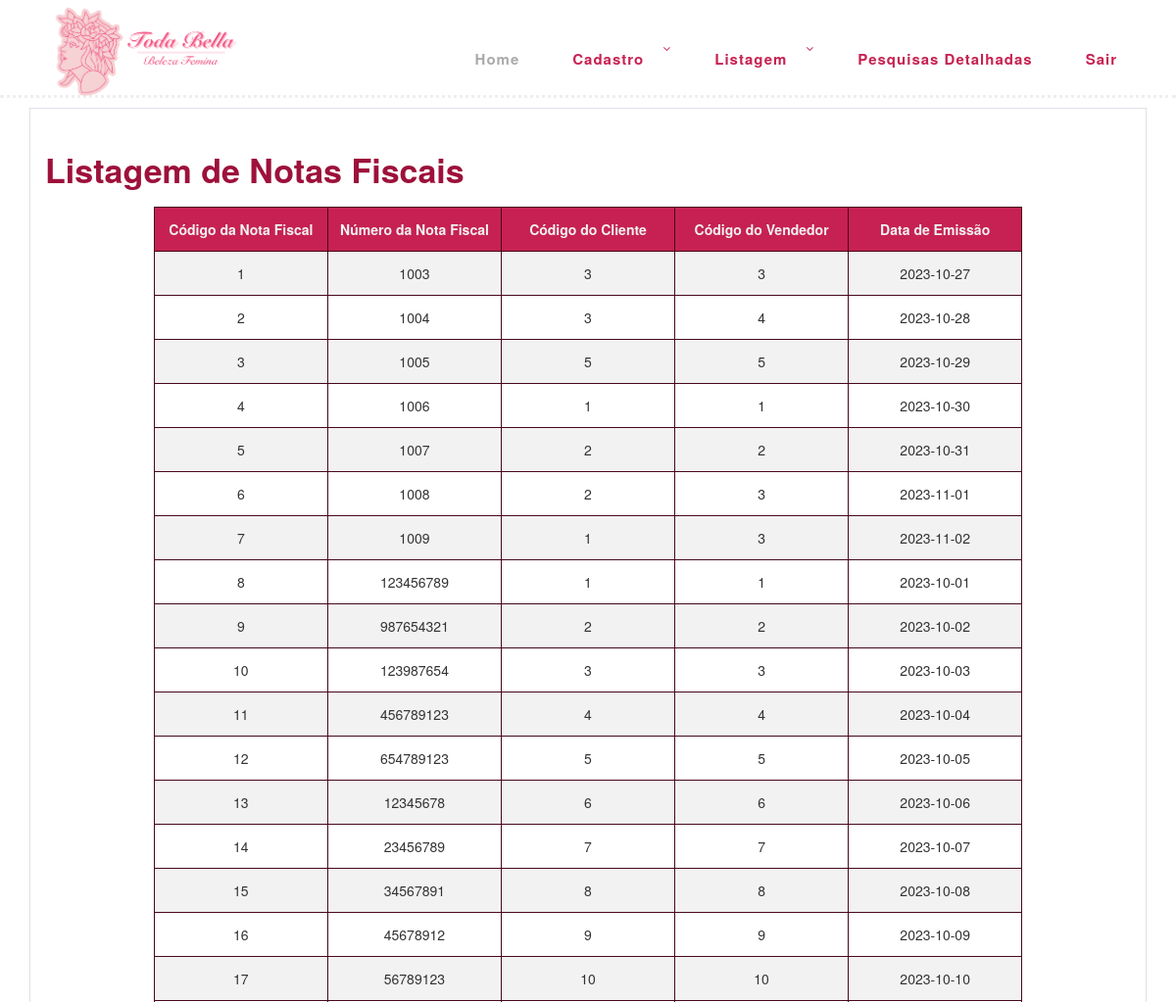
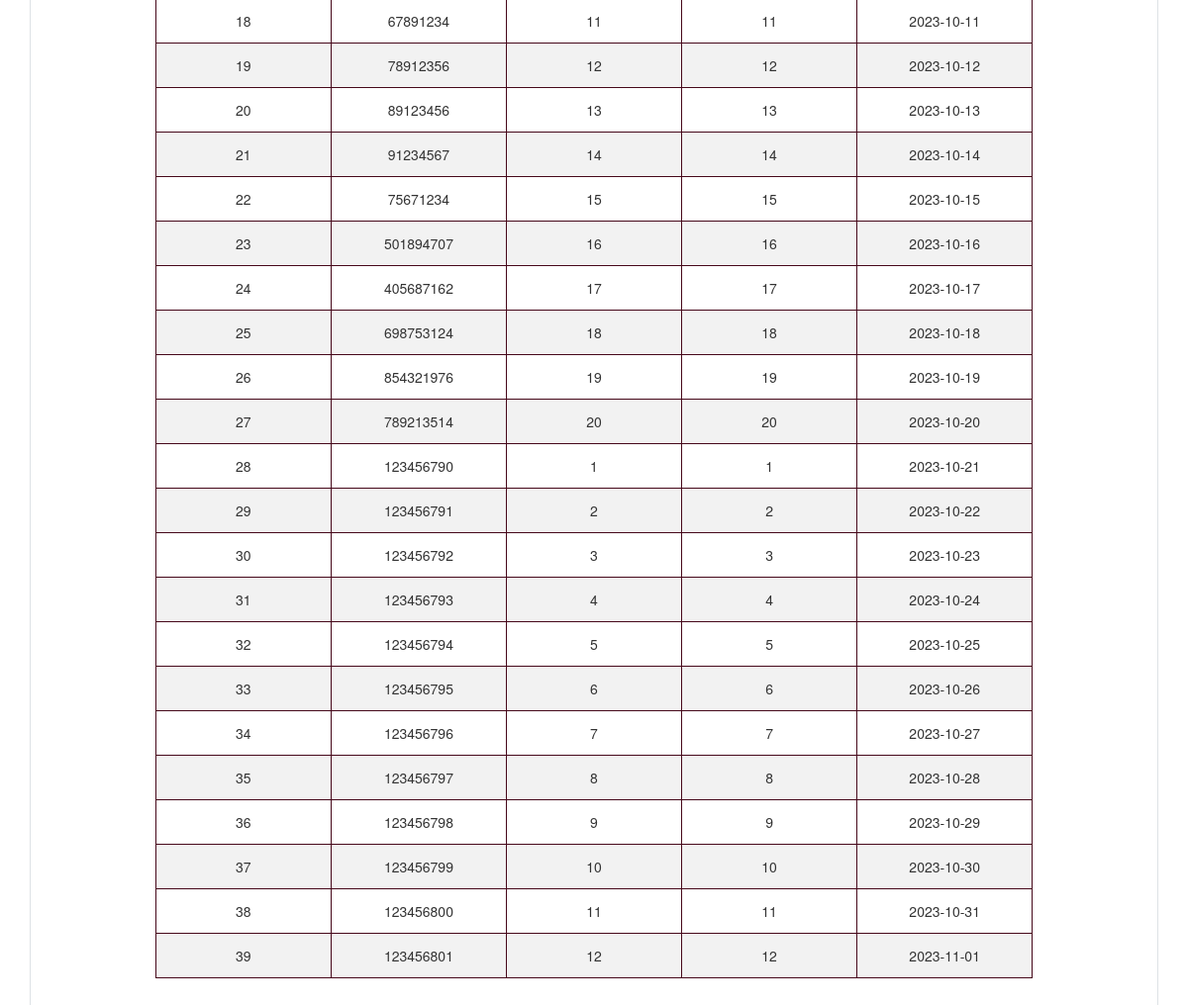
/listar_NotaFiscal.php, run on the app's committed database (2 pictures, top to bottom).
### tables this page shows
CREATE TABLE
    NotaFiscal (
        CodigoNotaFiscal INT NOT NULL AUTO_INCREMENT,
        NumeroNotaFiscal INT NOT NULL,
        CodigoCliente INT NOT NULL,
        CodigoVendedor INT NOT NULL,
        DataEmissao DATE NOT NULL,
        PRIMARY KEY (CodigoNotaFiscal),
        FOREIGN KEY (CodigoCliente) REFERENCES Cliente (CodigoCliente),
        FOREIGN KEY (CodigoVendedor) REFERENCES Vendedor (CodigoVendedor)
    );

### DAO/NotaFiscalDAO.php (called while the page is built, shortened)
<?php
include_once 'conexao/conexao.php';
class NotaFiscalDAO
{
    public static function listarNotasFiscais()
    {
        try {
            $conexao = Conexao::getInstance();
            $sql = "SELECT * FROM NotaFiscal";
            $stmt = $conexao->prepare($sql);
            $stmt->execute();
            return $stmt->fetchAll(PDO::FETCH_ASSOC);
        } catch (PDOException $e) {
            echo "Erro ao listar notas fiscais: " . $e->getMessage();
            return false;
        }
    }
}
?>

### listar_NotaFiscal.php (the view, shortened to what this page needs)
<!DOCTYPE html>
<html lang="en">
<head>
    <link rel="stylesheet" type="text/css" href="assets/css/bootstrap.min.css">
    <link rel="stylesheet" type="text/css" href="assets/css/font-awesome.css">
    <link rel="stylesheet" href="assets/css/templatemo-hexashop.css">
    <link rel="stylesheet" href="assets/css/owl-carousel.css">
    <link rel="stylesheet" href="assets/css/lightbox.css">
    <link href="//netdna.bootstrapcdn.com/bootstrap/3.3.6/css/bootstrap.min.css" rel="stylesheet">
    <link rel="stylesheet" href="assets/css/css.css">
</head>
<body>
    <header class="header-area header-sticky sticky-top">
        <div class="container">
            <div class="row">
                <div class="col-12">
                    <nav class="main-nav">
                        <a href="gerenciamento.php" class="logo">
                            <img src="assets/images/logo20.png">
                        </a>
                        <ul class="nav">
                            <li class="scroll-to-section"><a href="#top" class="active">Home</a></li>
                            <li class="submenu">
                                <a href="javascript:;">Cadastro</a>
                            </li>
                            <li class="submenu">
                                <a href="javascript:;">Listagem</a>
                            </li>
                            <li><a href="select.php">Pesquisas detalhadas</a></li>
                            <li><a href="sair.php">Sair</a></li>
                        </ul>
                    </nav>
                </div>
            </div>
        </div>
    </header>
    <br>
    <div class="subscribe">
        <div class="container">
            <div class="row justify-content-center">
                <div class="border p-4">
                    <div class="section-heading">
                        <div id="wrapper">
                            <?php
                            include_once 'DAO/NotaFiscalDAO.php';
                            $NotaFiscal = NotaFiscalDAO::listarNotasFiscais();
                            ?>
                            <h2>Listagem de Notas Fiscais</h2>
                            <div id="wrapper">
                                <table>
                                    <thead>
                                        <tr>
                                            <th>Código da Nota Fiscal</th>
                                            <th>Número da Nota Fiscal</th>
                                            <th>Código do Cliente</th>
                                            <th>Código do Vendedor</th>
                                            <th>Data de Emissão</th>
                                        </tr>
                                    </thead>
                                    <?php foreach ($NotaFiscal as $notaFiscal): ?>
                                        <tr>
                                            <td data-label="Código da Nota Fiscal">
                                                <?= $notaFiscal['CodigoNotaFiscal']; ?>
                                            </td>
                                            <td data-label="Número da Nota Fiscal">
                                                <?= $notaFiscal['NumeroNotaFiscal']; ?>
                                            </td>
                                            <td data-label="Código do Cliente">
                                                <?= $notaFiscal['CodigoCliente']; ?>
                                            </td>
                                            <td data-label="Código do Vendedor">
                                                <?= $notaFiscal['CodigoVendedor']; ?>
                                            </td>
                                            <td data-label="Data de Emissão">
                                                <?= $notaFiscal['DataEmissao']; ?>
                                            </td>
                                        </tr>
                                    <?php endforeach; ?>
                                </table>
                            </div>
                        </div>
                    </div>
                </div>
            </div>
        </div>
    </div>
</body>
</html>

### assets/css/templatemo-hexashop.css (style rules this page uses)
html, body, div, span, applet, object, iframe, h1, h2, h3, h4, h5, h6, p, blockquote, div pre, a, abbr, acronym, address, big, cite, code, del, dfn, em, font, img, ins, kbd, q, s, samp, small, strike, strong, sub, sup, tt, var, b, u, i, center, dl, dt, dd, ol, ul, li, figure, header, nav, section, article, aside, footer, figcaption { margin: 0; padding: 0; border: 0; outline: 0; }
ul, li { padding: 0; margin: 0; list-style: none; }
header, nav, section, article, aside, footer, hgroup { display: block; }
* { box-sizing: border-box; }
html, body { font-family: 'Poppins', sans-serif; font-weight: 400; background-color: #fff; font-size: 16px; -ms-text-size-adjust: 100%; -webkit-font-smoothing: antialiased; -moz-osx-font-smoothing: grayscale; }
a { text-decoration: none !important; }
h1, h2, h3, h4, h5, h6 { margin-top: 0px; margin-bottom: 0px; }
ul { margin-bottom: 0px; }
html, body { background: #fff; font-family: 'Poppins', sans-serif; }
.section-heading h2 { font-size: 34px; font-weight: 700; color: #9d113b; }
.header-area { border-bottom: 3px dotted #eee; box-shadow: none; background-color: #fff; position: absolute; top: 0px; left: 0px; right: 0px; z-index: 100; height: 100px; -webkit-transition: all .5s ease 0s; -moz-transition: all .5s ease 0s; -o-transition: all .5s ease 0s; transition: all .5s ease 0s; }
.header-area .main-nav { min-height: 80px; background: transparent; }
.header-area .main-nav .logo { line-height: 100px; color: #fff; font-size: 28px; font-weight: 700; text-transform: uppercase; letter-spacing: 2px; float: left; -webkit-transition: all 0.3s ease 0s; -moz-transition: all 0.3s ease 0s; -o-transition: all 0.3s ease 0s; transition: all 0.3s ease 0s; }
.header-area .main-nav .nav { float: right; margin-top: 30px; margin-right: 0px; background-color: transparent; -webkit-transition: all 0.3s ease 0s; -moz-transition: all 0.3s ease 0s; -o-transition: all 0.3s ease 0s; transition: all 0.3s ease 0s; position: relative; z-index: 999; }
.header-area .main-nav .nav li { padding-left: 15px; padding-right: 15px; }
.header-area .main-nav .nav li:last-child { padding-right: 0px; }
.header-area .main-nav .nav li a { display: block; font-weight: 600; font-size: 15px; color: #c62152; text-transform: capitalize; -webkit-transition: all 0.3s ease 0s; -moz-transition: all 0.3s ease 0s; -o-transition: all 0.3s ease 0s; transition: all 0.3s ease 0s; height: 40px; line-height: 40px; border: transparent; letter-spacing: 1px; }
.header-area .main-nav .nav li a { color: #c62152; }
.header-area .main-nav .nav li:hover a, .header-area .main-nav .nav li a.active { color: #aaa!important; }
.header-area .main-nav .nav li.submenu { position: relative; padding-right: 30px; }
.header-area .main-nav .nav li.submenu:after { font-family: FontAwesome; content: "\f107"; font-size: 12px; color: #c62152; position: absolute; right: 18px; top: 12px; }
.header-area.header-sticky { min-height: 80px; }
.header-area .nav { margin-top: 30px; }
.header-area.header-sticky .nav li a.active { color: #aaa; }
@media (max-width: 1200px) { .header-area .main-nav .nav li { padding-left: 12px; padding-right: 12px; } }
@media (max-width: 1200px) { .header-area .main-nav:before { display: none; } }
@media (min-width: 767px) { .header-area .main-nav .nav { display: flex !important; } }
.subscribe { margin-top: 90px; }
.subscribe .section-heading { margin-bottom: 30px; }
.subscribe .section-heading h2 { line-height: 55px; }

### assets/css/css.css (style rules this page uses)
table { width: 80%; table-layout: fixed; border-collapse: collapse; margin: 0 auto; }
tr:nth-of-type(odd) { background: #f2f2f2; }
th { background: #c62152; color: #f2f2f2; font-weight: 600; }
td, th { padding: 12px; border: 1px solid #46081a; text-align: left; text-align: center }

### listar_NotaFiscal.php (style rules this page uses)
.logo { align-items: center; }
.logo img { max-height: 95px; max-width: 100%; margin-right: 10px; }

### data on the page
notafiscal: CodigoNotaFiscal "1", NumeroNotaFiscal "1003", CodigoCliente "3", CodigoVendedor "3", DataEmissao "2023-10-27"
notafiscal: CodigoNotaFiscal "2", NumeroNotaFiscal "1004", CodigoCliente "3", CodigoVendedor "4", DataEmissao "2023-10-28"
notafiscal: CodigoNotaFiscal "3", NumeroNotaFiscal "1005", CodigoCliente "5", CodigoVendedor "5", DataEmissao "2023-10-29"
notafiscal: CodigoNotaFiscal "4", NumeroNotaFiscal "1006", CodigoCliente "1", CodigoVendedor "1", DataEmissao "2023-10-30"
notafiscal: CodigoNotaFiscal "5", NumeroNotaFiscal "1007", CodigoCliente "2", CodigoVendedor "2", DataEmissao "2023-10-31"
notafiscal: CodigoNotaFiscal "6", NumeroNotaFiscal "1008", CodigoCliente "2", CodigoVendedor "3", DataEmissao "2023-11-01"
notafiscal: CodigoNotaFiscal "7", NumeroNotaFiscal "1009", CodigoCliente "1", CodigoVendedor "3", DataEmissao "2023-11-02"
notafiscal: CodigoNotaFiscal "8", NumeroNotaFiscal "123456789", CodigoCliente "1", CodigoVendedor "1", DataEmissao "2023-10-01"
notafiscal: CodigoNotaFiscal "9", NumeroNotaFiscal "987654321", CodigoCliente "2", CodigoVendedor "2", DataEmissao "2023-10-02"
notafiscal: CodigoNotaFiscal "10", NumeroNotaFiscal "123987654", CodigoCliente "3", CodigoVendedor "3", DataEmissao "2023-10-03"
notafiscal: CodigoNotaFiscal "11", NumeroNotaFiscal "456789123", CodigoCliente "4", CodigoVendedor "4", DataEmissao "2023-10-04"
notafiscal: CodigoNotaFiscal "12", NumeroNotaFiscal "654789123", CodigoCliente "5", CodigoVendedor "5", DataEmissao "2023-10-05"
notafiscal: CodigoNotaFiscal "13", NumeroNotaFiscal "12345678", CodigoCliente "6", CodigoVendedor "6", DataEmissao "2023-10-06"
notafiscal: CodigoNotaFiscal "14", NumeroNotaFiscal "23456789", CodigoCliente "7", CodigoVendedor "7", DataEmissao "2023-10-07"
notafiscal: CodigoNotaFiscal "15", NumeroNotaFiscal "34567891", CodigoCliente "8", CodigoVendedor "8", DataEmissao "2023-10-08"
notafiscal: CodigoNotaFiscal "16", NumeroNotaFiscal "45678912", CodigoCliente "9", CodigoVendedor "9", DataEmissao "2023-10-09"
notafiscal: CodigoNotaFiscal "17", NumeroNotaFiscal "56789123", CodigoCliente "10", CodigoVendedor "10", DataEmissao "2023-10-10"
notafiscal: CodigoNotaFiscal "18", NumeroNotaFiscal "67891234", CodigoCliente "11", CodigoVendedor "11", DataEmissao "2023-10-11"
notafiscal: CodigoNotaFiscal "19", NumeroNotaFiscal "78912356", CodigoCliente "12", CodigoVendedor "12", DataEmissao "2023-10-12"
notafiscal: CodigoNotaFiscal "20", NumeroNotaFiscal "89123456", CodigoCliente "13", CodigoVendedor "13", DataEmissao "2023-10-13"
notafiscal: CodigoNotaFiscal "21", NumeroNotaFiscal "91234567", CodigoCliente "14", CodigoVendedor "14", DataEmissao "2023-10-14"
notafiscal: CodigoNotaFiscal "22", NumeroNotaFiscal "75671234", CodigoCliente "15", CodigoVendedor "15", DataEmissao "2023-10-15"
notafiscal: CodigoNotaFiscal "23", NumeroNotaFiscal "501894707", CodigoCliente "16", CodigoVendedor "16", DataEmissao "2023-10-16"
notafiscal: CodigoNotaFiscal "24", NumeroNotaFiscal "405687162", CodigoCliente "17", CodigoVendedor "17", DataEmissao "2023-10-17"
notafiscal: CodigoNotaFiscal "25", NumeroNotaFiscal "698753124", CodigoCliente "18", CodigoVendedor "18", DataEmissao "2023-10-18"
notafiscal: CodigoNotaFiscal "26", NumeroNotaFiscal "854321976", CodigoCliente "19", CodigoVendedor "19", DataEmissao "2023-10-19"
notafiscal: CodigoNotaFiscal "27", NumeroNotaFiscal "789213514", CodigoCliente "20", CodigoVendedor "20", DataEmissao "2023-10-20"
notafiscal: CodigoNotaFiscal "28", NumeroNotaFiscal "123456790", CodigoCliente "1", CodigoVendedor "1", DataEmissao "2023-10-21"
notafiscal: CodigoNotaFiscal "29", NumeroNotaFiscal "123456791", CodigoCliente "2", CodigoVendedor "2", DataEmissao "2023-10-22"
notafiscal: CodigoNotaFiscal "30", NumeroNotaFiscal "123456792", CodigoCliente "3", CodigoVendedor "3", DataEmissao "2023-10-23"
notafiscal: CodigoNotaFiscal "31", NumeroNotaFiscal "123456793", CodigoCliente "4", CodigoVendedor "4", DataEmissao "2023-10-24"
notafiscal: CodigoNotaFiscal "32", NumeroNotaFiscal "123456794", CodigoCliente "5", CodigoVendedor "5", DataEmissao "2023-10-25"
notafiscal: CodigoNotaFiscal "33", NumeroNotaFiscal "123456795", CodigoCliente "6", CodigoVendedor "6", DataEmissao "2023-10-26"
notafiscal: CodigoNotaFiscal "34", NumeroNotaFiscal "123456796", CodigoCliente "7", CodigoVendedor "7", DataEmissao "2023-10-27"
notafiscal: CodigoNotaFiscal "35", NumeroNotaFiscal "123456797", CodigoCliente "8", CodigoVendedor "8", DataEmissao "2023-10-28"
notafiscal: CodigoNotaFiscal "36", NumeroNotaFiscal "123456798", CodigoCliente "9", CodigoVendedor "9", DataEmissao "2023-10-29"
notafiscal: CodigoNotaFiscal "37", NumeroNotaFiscal "123456799", CodigoCliente "10", CodigoVendedor "10", DataEmissao "2023-10-30"
notafiscal: CodigoNotaFiscal "38", NumeroNotaFiscal "123456800", CodigoCliente "11", CodigoVendedor "11", DataEmissao "2023-10-31"
notafiscal: CodigoNotaFiscal "39", NumeroNotaFiscal "123456801", CodigoCliente "12", CodigoVendedor "12", DataEmissao "2023-11-01"
